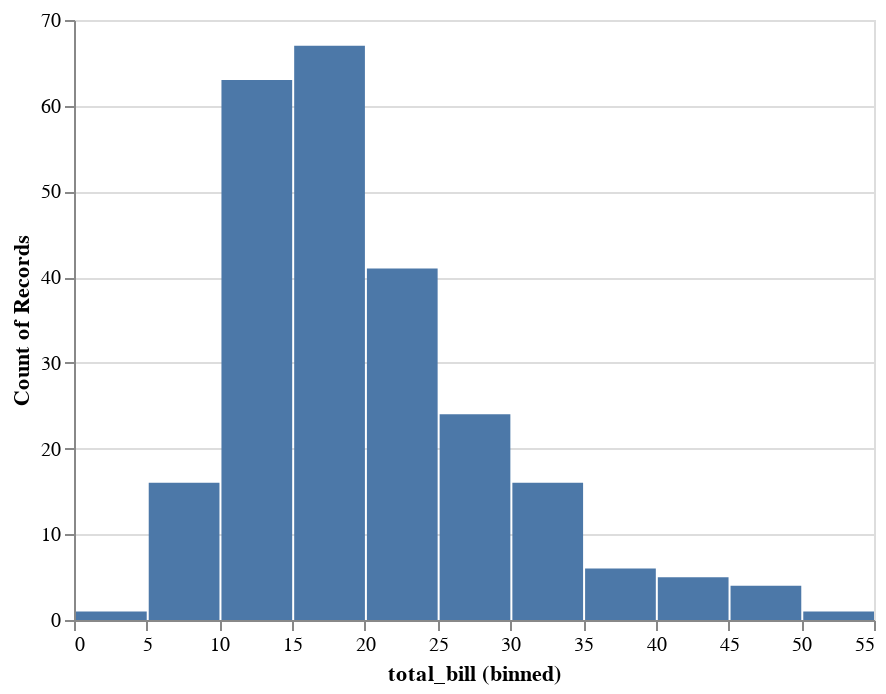

Notebook source saved alongside this figure:
### Code cell
# using pandas plot
tips.total_bill.plot(kind='hist') 
# using plotly
px.histogram(tips, x="total_bill") 
# using seaborn
sns.histplot(data=tips, x="total_bill") 
# using altair
alt.Chart(tips).mark_bar().encode(alt.X('total_bill:Q', bin=True),y='count()')

### Figure 1 — Vega-Lite specification as saved in the notebook (floating-point values rounded to 4 significant figures; data arrays with more than 128 entries replaced by an {"elided": "..."} marker saying what was removed)
{"config": {"view": {"continuousWidth": 400, "continuousHeight": 300}}, "data": {"name": "data-362d1a3aede62850ce7cd49b1d5f5d1d"}, "mark": "bar", "encoding": {"x": {"type": "quantitative", "bin": true, "field": "total_bill"}, "y": {"type": "quantitative", "aggregate": "count"}}, "$schema": "https://vega.github.io/schema/vega-lite/v4.8.1.json", "datasets": {"data-362d1a3aede62850ce7cd49b1d5f5d1d": {"elided": "244 records"}}}
